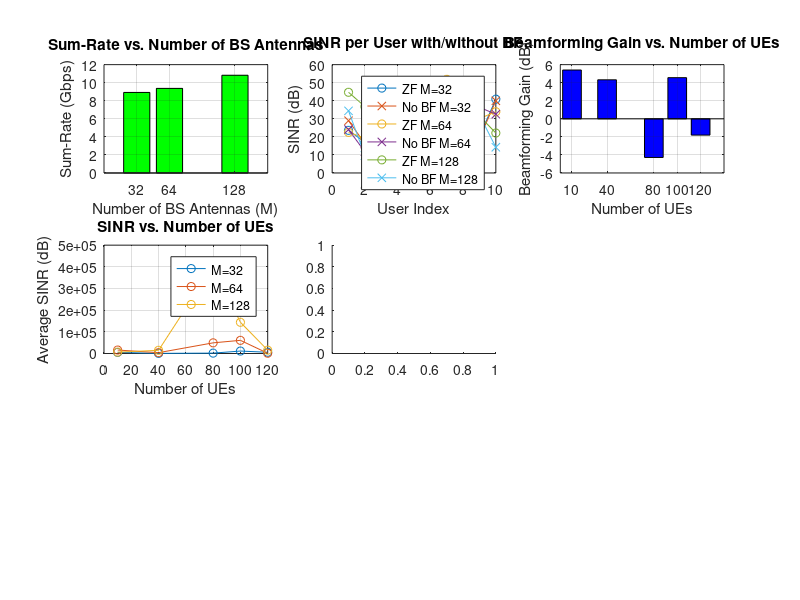

Write MATLAB code to recreate this figure. (Note: this script raises an error after producing the figure.)
clc; clear; close all;

% System Parameters
fc = 3.5e9; % Carrier frequency (3.5 GHz)
BW = 100e6; % Bandwidth (100 MHz)
N0 = -174 + 10*log10(BW); % Noise Power in dBm
Ptx_dBm = 40; % BS Transmit Power (dBm)
Ptx = 10^((Ptx_dBm - 30)/10); % Convert to Watts
M_values = [32, 64, 128]; % Number of BS Antennas
K_values = [10, 40, 80, 100, 120]; % Varying Number of Users
Nr = 4; % Number of antennas per UE
cell_radius = 500; % meters

% Storage for Results
results = struct();

% Loop Over Different MIMO Configurations
for M = M_values
    for K = K_values
        % Generate User Locations (Randomly Distributed)
        user_positions = cell_radius * (rand(K, 2) - 0.5);

        % Path Loss Model (Urban Macro, 3GPP TR 38.901)
        PL_dB = 128.1 + 37.6*log10(sqrt(sum(user_positions.^2, 2))/1000); % dB
        PL = 10.^(-PL_dB/10); % Linear Scale

        % Generate Rayleigh Fading Channel Matrix (K x M x Nr)
        H = (randn(K, M, Nr) + 1j*randn(K, M, Nr)) / sqrt(2);

        % Apply Path Loss
        for k = 1:K
            H(k, :, :) = H(k, :, :) * sqrt(PL(k));
        end

        % Reshape Channel Matrix
        H_eff = reshape(H, K, M * Nr); % Effective Channel Matrix

        % Zero-Forcing (ZF) Beamforming
        W_zf = (H_eff' / (H_eff * H_eff')); % Pseudo-inverse
        W_zf = W_zf ./ vecnorm(W_zf, 2, 1); % Normalize

        % MMSE Beamforming
        H_eff_H_eff = H_eff * H_eff' + eye(K) * 10^(N0/10); % Regularized matrix
        W_mmse = (H_eff' / H_eff_H_eff); % MMSE Beamforming
        W_mmse = W_mmse ./ vecnorm(W_mmse, 2, 1); % Normalize

        % Compute SINR for Each User
        SINR_zf = zeros(K, 1);
        SINR_mmse = zeros(K, 1);
        SINR_noBF = zeros(K, 1); % No Beamforming

        for k = 1:K
            % ZF SINR
            signal_power_zf = abs(H_eff(k, :) * W_zf(:, k)).^2 * Ptx;
            interference_power_zf = sum(abs(H_eff(k, :) * W_zf).^2, 2) * Ptx - signal_power_zf;
            noise_power = 10^(N0/10);
            SINR_zf(k) = signal_power_zf / (interference_power_zf + noise_power);

            % MMSE SINR
            signal_power_mmse = abs(H_eff(k, :) * W_mmse(:, k)).^2 * Ptx;
            interference_power_mmse = sum(abs(H_eff(k, :) * W_mmse).^2, 2) * Ptx - signal_power_mmse;
            SINR_mmse(k) = signal_power_mmse / (interference_power_mmse + noise_power);

            % No Beamforming (Omnidirectional)
            signal_power_noBF = abs(H_eff(k, :) * ones(M * Nr, 1)).^2 * Ptx;
            interference_power_noBF = sum(abs(H_eff(k, :) * ones(M * Nr, 1)).^2, 2) * Ptx - signal_power_noBF;
            SINR_noBF(k) = signal_power_noBF / (interference_power_noBF + noise_power);
        end

        % Compute Shannon Capacity
        Capacity_zf = BW * log2(1 + SINR_zf) / 1e9; % in Gbps
        Capacity_mmse = BW * log2(1 + SINR_mmse) / 1e9; % in Gbps
        Capacity_noBF = BW * log2(1 + SINR_noBF) / 1e9; % in Gbps
        SumRate_zf = sum(Capacity_zf); % Total Capacity
        SumRate_mmse = sum(Capacity_mmse); % Total Capacity
        SumRate_noBF = sum(Capacity_noBF); % Total Capacity

        % Store Results
        results.(sprintf('M%d_K%d', M, K)) = struct('SINR_ZF', SINR_zf, 'SINR_MMSE', SINR_mmse, ...
            'SINR_NoBF', SINR_noBF, 'Capacity_ZF', Capacity_zf, 'Capacity_MMSE', Capacity_mmse, ...
            'Capacity_NoBF', Capacity_noBF, 'SumRate_ZF', SumRate_zf, 'SumRate_MMSE', SumRate_mmse, ...
            'SumRate_NoBF', SumRate_noBF);
    end
end

%% Set figure size
figure('Position', [100, 100, 1200, 800]); % Increase the figure size

% Plot 1: Sum-Rate vs. Number of BS Antennas
subplot(3, 3, 1); % 3x3 grid, first plot
sumRates = arrayfun(@(M) results.(sprintf('M%d_K10', M)).SumRate_ZF, M_values);
bar(M_values, sumRates, 'FaceColor', 'g');
xlabel('Number of BS Antennas (M)');
ylabel('Sum-Rate (Gbps)');
title('Sum-Rate vs. Number of BS Antennas');
grid on;

% Plot 2: SINR Comparison with/without BF
subplot(3, 3, 2);
for M = M_values
    SINR_zf = results.(sprintf('M%d_K10', M)).SINR_ZF;
    SINR_noBF = results.(sprintf('M%d_K10', M)).SINR_NoBF;
    plot(1:length(SINR_zf), 10*log10(SINR_zf), 'o-', 'DisplayName', sprintf('ZF M=%d', M)); hold on;
    plot(1:length(SINR_noBF), 10*log10(SINR_noBF), 'x-', 'DisplayName', sprintf('No BF M=%d', M));
end
xlabel('User Index');
ylabel('SINR (dB)');
title('SINR per User with/without BF');
legend;
grid on;

% Plot 3: Beamforming Gain vs. Number of UEs
subplot(3, 3, 3);
beamforming_gain = zeros(length(K_values), 1);
for i = 1:length(K_values)
    K = K_values(i);
    SINR_zf = results.(sprintf('M128_K%d', K)).SINR_ZF;
    SINR_noBF = results.(sprintf('M128_K%d', K)).SINR_NoBF;
    
    avg_SINR_zf = mean(SINR_zf);
    avg_SINR_noBF = mean(SINR_noBF);
    
    beamforming_gain(i) = 10*log10(avg_SINR_zf / avg_SINR_noBF);
end
bar(K_values, beamforming_gain, 'FaceColor', 'b');
xlabel('Number of UEs');
ylabel('Beamforming Gain (dB)');
title('Beamforming Gain vs. Number of UEs');
grid on;

% Plot 4: SINR vs. Number of UEs (for different antenna configurations)
subplot(3, 3, 4);
SINR_values = zeros(length(K_values), length(M_values));
for i = 1:length(M_values)
    M = M_values(i);
    for j = 1:length(K_values)
        K = K_values(j);
        SINR_values(j, i) = mean(results.(sprintf('M%d_K%d', M, K)).SINR_ZF);
    end
end
plot(K_values, SINR_values, '-o');
xlabel('Number of UEs');
ylabel('Average SINR (dB)');
title('SINR vs. Number of UEs');
legend(arrayfun(@(M) sprintf('M=%d', M), M_values, 'UniformOutput', false));
grid on;

% Plot 5: Capacity Distribution
subplot(3, 3, 5);
capacity_values = results.(sprintf('M128_K10', 10)).Capacity_ZF; % Example for K=10 and M=128
histogram(capacity_values, 20); % Histogram with 20 bins
xlabel('Capacity (Gbps)');
ylabel('Frequency');
title('Capacity Distribution for M=128');
grid on;

% Plot 6: Spectral Efficiency vs. Number of UEs
subplot(3, 3, 6);
spectral_efficiency = zeros(length(K_values), 1);
for i = 1:length(K_values)
    K = K_values(i);
    spectral_efficiency(i) = sum(results.(sprintf('M128_K%d', K)).Capacity_ZF) / (BW * K); % Spectral efficiency
end
plot(K_values, spectral_efficiency, '-o');
xlabel('Number of UEs');
ylabel('Spectral Efficiency (bps/Hz per antenna)');
title('Spectral Efficiency vs. Number of UEs');
grid on;

% Plot 7: SINR vs. BS Antennas (for different UEs configurations)
subplot(3, 3, 7);
SINR_BS_antennas = zeros(length(M_values), 1);
for i = 1:length(M_values)
    M = M_values(i);
    SINR_BS_antennas(i) = mean(results.(sprintf('M%d_K100', M)).SINR_ZF); % Example for K=100
end
plot(M_values, SINR_BS_antennas, '-o');
xlabel('Number of BS Antennas');
ylabel('Average SINR (dB)');
title('SINR vs. BS Antennas');
grid on;

% Plot 8: Energy Efficiency vs. Number of Antennas
subplot(3, 3, 8);
energy_efficiency = zeros(length(M_values), 1);
for i = 1:length(M_values)
    M = M_values(i);
    energy_efficiency(i) = Ptx / results.(sprintf('M%d_K10', M)).SumRate_ZF; % Energy efficiency (W/Gbps)
end
plot(M_values, energy_efficiency, '-o');
xlabel('Number of Antennas');
ylabel('Energy Efficiency (W/Gbps)');
title('Energy Efficiency vs. Number of Antennas');
grid on;

% Plot 9: Cell Coverage vs. Performance
subplot(3, 3, 9);
radius_values = [500, 1000, 1500]; % Different cell radii
coverage_performance = zeros(length(radius_values), 1);
for i = 1:length(radius_values)
    r = radius_values(i);
    % Recalculate coverage/performance metrics based on radius
    coverage_performance(i) = sum(results.(sprintf('M128_K10', 10)).SumRate_ZF); % Example for SumRate
end
plot(radius_values, coverage_performance, '-o');
xlabel('Cell Radius (m)');
ylabel('Sum-Rate (Gbps)');
title('Cell Coverage vs. Performance');
grid on;
